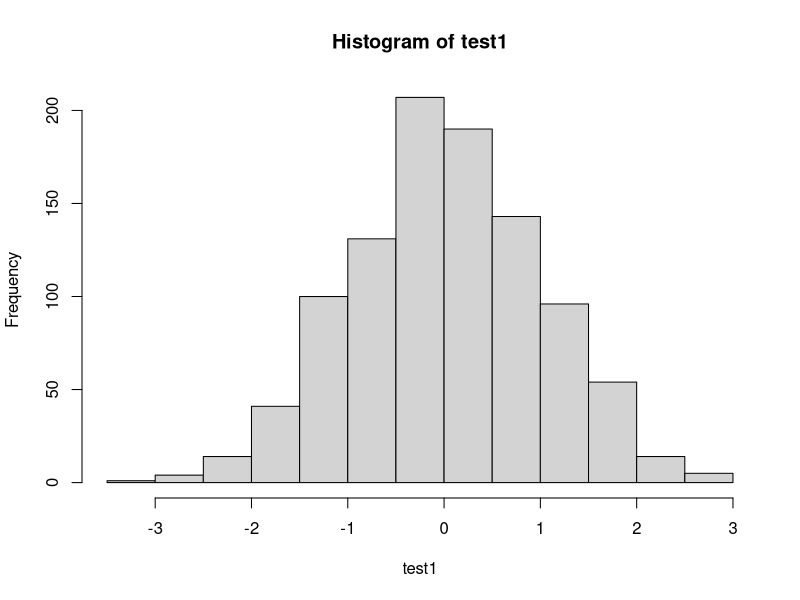

Here is the R script that generated this plot:
## ---- chunk 1
knitr::opts_chunk$set(echo = TRUE)
## ---- chunk 2
test1 <- rnorm(1000, 0,1)
hist(test1)

test2 <- rnorm(1000, 0,5)
